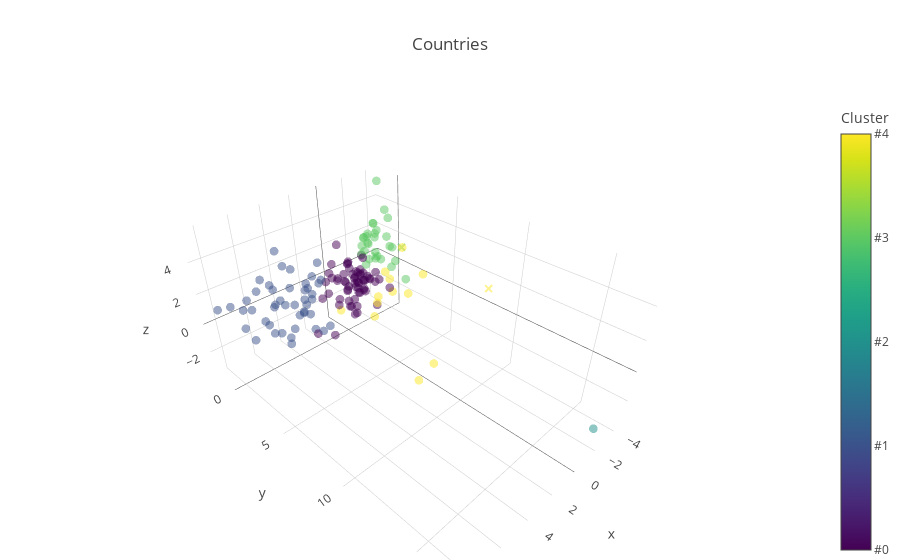

This figure's notebook cell:
### Markdown cell above
#### Plot with plotly

### Code cell
plotLy(country_names, reduced, clusters, anomalies, is_anomaly)

### Figure 1 — Plotly figure (JSON) as saved in the notebook; plotly's stock layout.template omitted (floating-point values rounded to 4 significant figures; data arrays with more than 128 entries replaced by an {"elided": "..."} marker saying what was removed)
{"data": [{"marker": {"color": {"elided": "153 int values"}, "colorbar": {"tickmode": "array", "ticktext": ["#0", "#1", "#2", "#3", "#4"], "tickvals": [0, 1, 2, 3, 4], "title": "Cluster"}, "colorscale": "Viridis", "opacity": 0.5, "showscale": true, "size": 3, "symbol": {"elided": "153 str values"}}, "mode": "markers", "text": {"elided": "153 str values"}, "type": "scatter3d", "x": {"elided": "153 float values"}, "y": {"elided": "153 float values"}, "z": {"elided": "153 float values"}}], "layout": {"margin": {"b": 0, "l": 0, "r": 0}, "title": "Countries"}}
